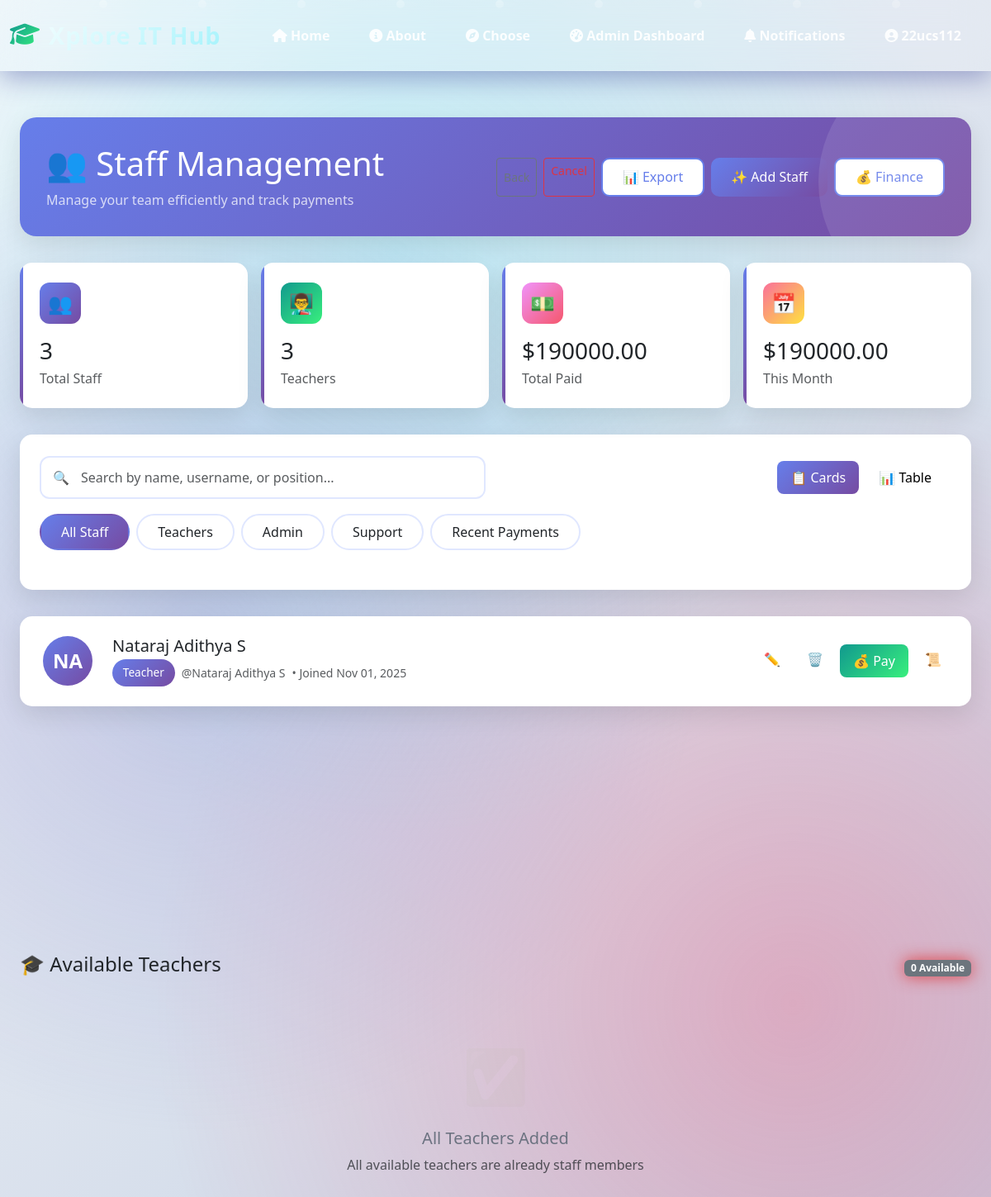
/admin2/staff/ (signed in), run on the app's committed database.
### portal/models.py (models this page shows, shortened)
class StaffMember(models.Model):
    profile = models.OneToOneField(Profile, on_delete=models.CASCADE)
    position = models.CharField(max_length=100, blank=True)
    date_joined = models.DateField(auto_now_add=True)

class Profile(models.Model):
    ROLE_CHOICES = [
        ('superadmin', 'Super Admin'),
        ('admin2', 'Admin 2'),
        ('finance', 'Finance'),
        ('staff', 'Staff'),
        ('teacher', 'Teacher'),
        ('student', 'Student')
    ]
    user = models.OneToOneField(User, on_delete=models.CASCADE)
    role = models.CharField(max_length=20, choices=ROLE_CHOICES, default='student')
    department = models.CharField(max_length=100, blank=True)
    phone = models.CharField(max_length=15, blank=True)
    profile_pic = models.ImageField(upload_to='profiles/', blank=True, null=True)
    student_class = models.CharField(max_length=50, blank=True, null=True)
    roll_number = models.CharField(max_length=20, blank=True, null=True)

### portal/views.py (the view)
# urls.py: path('admin2/staff/', views.admin2_staff, name='admin2_staff'),
@login_required
def admin2_staff(request):
    user_profile = getattr(request.user, 'profile', None)
    if not is_admin_role(user_profile):
        messages.error(request, 'Access denied!')
        return redirect('role_redirect')
    staff = StaffMember.objects.select_related('profile__user').all()
    teacher_profiles = Profile.objects.filter(role='teacher')
    teacher_profiles = teacher_profiles.exclude(id__in=StaffMember.objects.values_list('profile_id', flat=True))
    return render(request, 'dashboards/admin2_staff.html', {'staff': staff, 'teachers': teacher_profiles})

### portal/context_processors.py (called while the page is built)
def unread_notifications(request):
    if request.user.is_authenticated:
        try:
            count = Notification.objects.filter(user=request.user, is_read=False).count()
        except Exception:
            count = 0
    else:
        count = 0
    return {'unread_count': count}

### portal/views.py (called while the page is built)
def is_admin_role(profile):
    return bool(profile and getattr(profile, 'role', None) in ('superadmin', 'admin2'))

### templates/dashboards/admin2_staff.html (shortened to what this page needs)
{% extends 'base.html' %}
{% block content %}
<div class="container-fluid mt-4 px-4">
  <div class="staff-header fade-in">
    <div class="d-flex justify-content-between align-items-center">
      <div>
        <h1 class="mb-2">👥 Staff Management</h1>
        <p class="mb-0 opacity-75">Manage your team efficiently and track payments</p>
      </div>
      <div class="d-flex gap-2">
        {% include 'dashboards/_dashboard_action_buttons.html' %}
        <button class="btn btn-light export-btn" id="exportData">
          📊 Export
        </button>
        <button class="btn btn-gradient-primary" id="openAddStaff">
          ✨ Add Staff
        </button>
        <a class="btn btn-light export-btn" href="{% url 'admin2_financial' %}">
          💰 Finance
        </a>
      </div>
    </div>
  </div>
  <div class="quick-stats fade-in">
    <div class="stats-card">
      <div class="stats-icon" style="background: linear-gradient(135deg, #667eea 0%, #764ba2 100%);">
        👥
      </div>
      <h3 class="mb-1" id="totalStaffCount">{{ staff|length }}</h3>
      <p class="text-muted mb-0">Total Staff</p>
    </div>
    <div class="stats-card">
      <div class="stats-icon" style="background: linear-gradient(135deg, #11998e 0%, #38ef7d 100%);">
        👨‍🏫
      </div>
      <h3 class="mb-1" id="teachersCount">0</h3>
      <p class="text-muted mb-0">Teachers</p>
    </div>
    <div class="stats-card">
      <div class="stats-icon" style="background: linear-gradient(135deg, #f093fb 0%, #f5576c 100%);">
        💵
      </div>
      <h3 class="mb-1" id="totalPaidAmount">$0</h3>
      <p class="text-muted mb-0">Total Paid</p>
    </div>
    <div class="stats-card">
      <div class="stats-icon" style="background: linear-gradient(135deg, #fa709a 0%, #fee140 100%);">
        📅
      </div>
      <h3 class="mb-1" id="thisMonthPayments">$0</h3>
      <p class="text-muted mb-0">This Month</p>
    </div>
  </div>
  <div class="search-container fade-in">
    <div class="row align-items-center">
      <div class="col-md-6">
        <div class="position-relative">
          <span class="search-icon">🔍</span>
          <input id="staffSearch" class="form-control search-input" placeholder="Search by name, username, or position..." />
        </div>
      </div>
      <div class="col-md-6 text-end">
        <div class="view-toggle d-inline-flex">
          <button class="view-toggle-btn active" data-view="cards">
            <span>📋 Cards</span>
          </button>
          <button class="view-toggle-btn" data-view="table">
            <span>📊 Table</span>
          </button>
        </div>
      </div>
    </div>
    <div class="filter-tabs mt-3">
      <div class="filter-tab active" data-filter="all">All Staff</div>
      <div class="filter-tab" data-filter="Teacher">Teachers</div>
      <div class="filter-tab" data-filter="Admin">Admin</div>
      <div class="filter-tab" data-filter="Support">Support</div>
      <div class="filter-tab" data-filter="recent">Recent Payments</div>
    </div>
  </div>
  <div id="cardsView" class="fade-in">
    {% for s in staff %}
    <div class="staff-card" data-position="{{ s.position }}" data-username="{{ s.profile.user.username }}" data-staff-id="{{ s.id }}">
      <div class="row align-items-center">
        <div class="col-auto">
          <div class="staff-avatar">
            {{ s.profile.user.username|slice:":2"|upper }}
          </div>
        </div>
        <div class="col">
          <h5 class="mb-1">{{ s.profile.user.get_full_name|default:s.profile.user.username }}</h5>
          <div class="d-flex align-items-center gap-2">
            <span class="badge-custom badge-position">{{ s.position }}</span>
            <small class="text-muted">@{{ s.profile.user.username }}</small>
            <small class="text-muted">• Joined {{ s.date_joined|date:"M d, Y" }}</small>
          </div>
        </div>
        <div class="col-auto">
          <div class="d-flex gap-2">
            <button class="action-btn btn btn-outline-primary" data-action="edit" data-id="{{ s.id }}" title="Edit">
              ✏️
            </button>
            <button class="action-btn btn btn-outline-danger" data-action="remove" data-id="{{ s.id }}" title="Remove">
              🗑️
            </button>
            <button class="btn-gradient-success" data-action="pay" data-id="{{ s.id }}" data-username="{{ s.profile.user.username }}">
              💰 Pay
            </button>
            <button class="action-btn btn btn-outline-secondary" data-action="toggle-history" data-id="{{ s.id }}" title="View History">
              📜
            </button>
          </div>
        </div>
      </div>
    </div>
    {% empty %}
    <div class="empty-state">
      <div class="empty-state-icon">📭</div>
      <h4>No Staff Members Yet</h4>
      <p>Add your first staff member to get started</p>
    </div>
    {% endfor %}
  </div>
  <div class="mt-5">
    <div class="d-flex justify-content-between align-items-center mb-3">
      <h4>🎓 Available Teachers</h4>
      <span class="badge bg-secondary">{{ teachers|length }} available</span>
    </div>
    <div class="row">
      {% for t in teachers %}
      <div class="col-md-6 col-lg-4 mb-3">
        <div class="staff-card">
          <div class="d-flex align-items-center mb-3">
            <div class="staff-avatar me-3" style="width: 50px; height: 50px;">
              {{ t.user.username|slice:":2"|upper }}
            </div>
            <div>
              <h6 class="mb-0">{{ t.user.get_full_name }}</h6>
              <small class="text-muted">@{{ t.user.username }}</small>
            </div>
          </div>
          <div class="d-flex gap-2">
            <button class="btn btn-outline-primary btn-sm flex-grow-1" data-action="view-teacher" data-id="{{ t.id }}">
              👁️ View
            </button>
            <form method="post" action="{% url 'admin2_add_staff' t.id %}" class="flex-grow-1">
              {% csrf_token %}
              <input type="hidden" name="position" value="Teacher" />
              <button class="btn-gradient-success w-100 btn-sm" type="submit">
                ➕ Add as Staff
              </button>
            </form>
          </div>
        </div>
      </div>
      {% empty %}
      <div class="col-12">
        <div class="empty-state">
          <div class="empty-state-icon">✅</div>
          <h5>All Teachers Added</h5>
          <p class="text-muted">All available teachers are already staff members</p>
        </div>
      </div>
      {% endfor %}
    </div>
  </div>
</div>
{% endblock %},

### templates/base.html (shortened to what this page needs)
{% load static %}
<!DOCTYPE html>
<html lang="en">
<head>
    <link href="https://cdn.jsdelivr.net/npm/bootstrap@5.3.0/dist/css/bootstrap.min.css" rel="stylesheet">
    <link rel="stylesheet" href="https://cdnjs.cloudflare.com/ajax/libs/font-awesome/6.4.0/css/all.min.css">
    <link rel="stylesheet" href="{% static 'css/style.css' %}">
    <link rel="stylesheet" href="{% static 'css/dashboard-analytics.css' %}">
    <link rel="stylesheet" href="{% static 'css/live-updates.css' %}">
</head>
<body>
    <div class="particle" style="left: 10%; animation-delay: 0s;"></div>
    <div class="particle" style="left: 20%; animation-delay: 2s;"></div>
    <div class="particle" style="left: 30%; animation-delay: 4s;"></div>
    <div class="particle" style="left: 40%; animation-delay: 6s;"></div>
    <div class="particle" style="left: 50%; animation-delay: 8s;"></div>
    <div class="particle" style="left: 60%; animation-delay: 10s;"></div>
    <div class="particle" style="left: 70%; animation-delay: 12s;"></div>
    <div class="particle" style="left: 80%; animation-delay: 14s;"></div>
    <div class="particle" style="left: 90%; animation-delay: 16s;"></div>
    <nav class="navbar navbar-expand-lg navbar-dark">
        <div class="container-fluid">
            <a class="navbar-brand" href="{% url 'home' %}">
                <i class="fas fa-graduation-cap"></i> Xplore IT Hub
            </a>
            <div class="collapse navbar-collapse" id="navbarNav">
                <ul class="navbar-nav ms-auto">
                    <li class="nav-item"><a class="nav-link" href="{% url 'home' %}"><i class="fas fa-home"></i> Home</a></li>
                    <li class="nav-item"><a class="nav-link" href="{% url 'about' %}"><i class="fas fa-info-circle"></i> About</a></li>
                    <li class="nav-item"><a class="nav-link" href="{% url 'choose' %}"><i class="fas fa-compass"></i> Choose</a></li>
                    {% if user.is_authenticated %}
                        {% if user.profile.role == 'admin2' %}
                            <li class="nav-item"><a class="nav-link" href="{% url 'admin2_dashboard' %}"><i class="fas fa-tachometer-alt"></i> Admin Dashboard</a></li>
                        {% elif user.profile.role == 'superadmin' %}
                            <li class="nav-item"><a class="nav-link" href="{% url 'superadmin_dashboard' %}"><i class="fas fa-tachometer-alt"></i> Admin Dashboard</a></li>
                        {% endif %}
                    {% endif %}
                    {% if user.is_authenticated %}
                        <li class="nav-item">
                            <a class="nav-link position-relative" href="{% url 'notifications' %}">
                                <i class="fas fa-bell"></i> Notifications
                            </a>
                        </li>
                        <li class="nav-item dropdown">
                            <a class="nav-link dropdown-toggle" href="#" id="userDropdown" role="button" data-bs-toggle="dropdown">
                                <i class="fas fa-user-circle"></i> {{ user.username }}
                            </a>
                        </li>
                    {% endif %}
                </ul>
            </div>
        </div>
    </nav>
    <main>
        {% block content %}{% endblock %}
    </main>
</body>
</html>

### static/css/style.css (style rules this page uses)
:root { --primary-color: #0d6efd; --secondary-color: #6c757d; --success-color: #198754; --danger-color: #dc3545; --warning-color: #ffc107; }
body { font-family: 'Segoe UI', Tahoma, Geneva, Verdana, sans-serif; background-color: #f8f9fa; }

### static/css/live-updates.css (style rules this page uses)
.empty-state-icon { font-size: 2rem; color: rgba(255, 255, 255, 0.1); }
.badge { padding: 0.35em 0.65em; font-size: 0.75em; font-weight: 600; text-transform: capitalize; }

### templates/base.html (style rules this page uses)
:root { --primary-gradient: linear-gradient(135deg, #667eea 0%, #764ba2 100%); --secondary-gradient: linear-gradient(135deg, #f093fb 0%, #f5576c 100%); --success-gradient: linear-gradient(135deg, #4facfe 0%, #00f2fe 100%); --warning-gradient: linear-gradient(135deg, #fa709a 0%, #fee140 100%); --dark-gradient: linear-gradient(135deg, #434343 0%, #000000 100%); --glass-bg: rgba(255, 255, 255, 0.1); --glass-border: rgba(255, 255, 255, 0.2); }
* { margin: 0; padding: 0; box-sizing: border-box; }
body { background: linear-gradient(135deg, #1e3c72 0%, #2a5298 50%, #7e22ce 100%); min-height: 100vh; font-family: 'Segoe UI', Tahoma, Geneva, Verdana, sans-serif; position: relative; overflow-x: hidden; }
body::before { content: ''; position: fixed; top: 0; left: 0; width: 100%; height: 100%; background: radial-gradient(circle at 20% 50%, rgba(120, 119, 198, 0.3) 0%, transparent 50%), radial-gradient(circle at 80% 80%, rgba(252, 70, 107, 0.3) 0%, transparent 50%), radial-gradient(circle at 40% 20%, rgba(103, 232, 249, 0.3) 0%, transparent 50%); animation: gradientShift 15s ease infinite; pointer-events: none; z-index: 0; }
.particle { position: fixed; width: 10px; height: 10px; background: rgba(255, 255, 255, 0.5); border-radius: 50%; pointer-events: none; z-index: 1; animation: float 20s infinite; }
.navbar { background: rgba(255, 255, 255, 0.1) !important; backdrop-filter: blur(20px); border-bottom: 1px solid rgba(255, 255, 255, 0.2); box-shadow: 0 8px 32px 0 rgba(31, 38, 135, 0.37); padding: 1rem 0; position: relative; z-index: 1000; transition: all 0.3s ease; }
.navbar-brand { font-size: 1.8rem; font-weight: 800; background: linear-gradient(135deg, #fff 0%, #a5f3fc 100%); -webkit-background-clip: text; -webkit-text-fill-color: transparent; background-clip: text; letter-spacing: 1px; transition: all 0.3s ease; display: flex; align-items: center; gap: 10px; }
.navbar-brand i { background: var(--success-gradient); -webkit-background-clip: text; -webkit-text-fill-color: transparent; background-clip: text; animation: pulse 2s ease-in-out infinite; }
.nav-link { color: rgba(255, 255, 255, 0.9) !important; font-weight: 600; padding: 0.5rem 1.2rem !important; margin: 0 0.3rem; border-radius: 25px; transition: all 0.3s ease; position: relative; overflow: hidden; }
.nav-link::before { content: ''; position: absolute; top: 0; left: -100%; width: 100%; height: 100%; background: linear-gradient(90deg, transparent, rgba(255, 255, 255, 0.2), transparent); transition: left 0.5s ease; }
.badge { animation: bounce 2s ease-in-out infinite; box-shadow: 0 0 20px rgba(220, 38, 38, 0.8); }
main { position: relative; z-index: 2; min-height: calc(100vh - 100px); padding: 2rem 0; }
.container, .container-fluid { position: relative; z-index: 2; }
.fas, .fab { transition: all 0.3s ease; }
#userDropdown { position: relative; }
#userDropdown::after { content: ''; position: absolute; top: 50%; left: 50%; width: 100%; height: 100%; transform: translate(-50%, -50%); border-radius: 50%; background: radial-gradient(circle, rgba(255, 255, 255, 0.3) 0%, transparent 70%); opacity: 0; transition: opacity 0.3s ease; }

### data on the page
StaffMember: profile.user.username "NA", profile.user.get_full_name "Nataraj Adithya S", position "Teacher", profile.user.username "Nataraj Adithya S", date_joined "Nov 01, 2025"

### other printed values
{{ user.username }} "22ucs112"
{{ staff|length }} "3"
{{ teachers|length }} "0"
